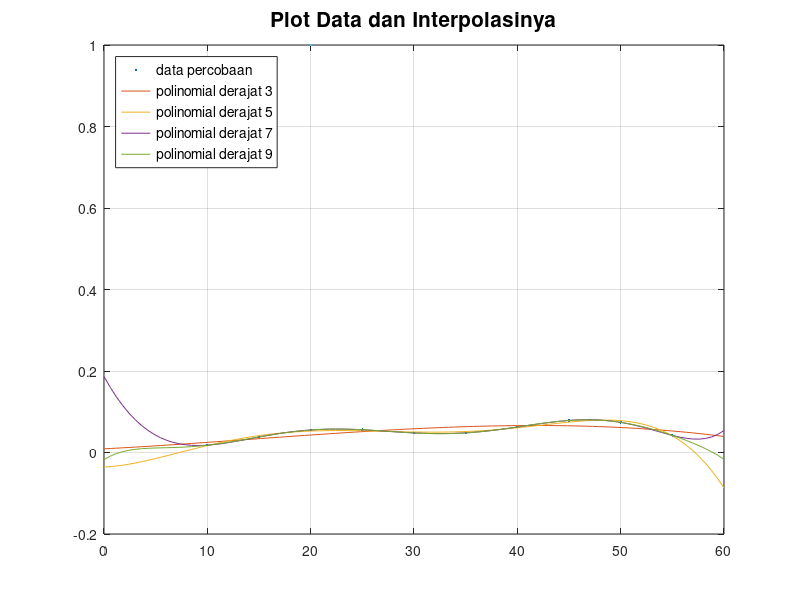

The MATLAB source for this figure:
clc
clear all

%data percobaan
dp = [10            0.01794775
15             0.03808997
20             0.05516225
20             0.05516225
25             0.05598281
30             0.04795629
35             0.04807485
40             0.06273566
45             0.07853982
50             0.07395442
55             0.04201338];

nn = size(dp);
n = nn(1,1);

for i=1:n
 x(i) = dp(i,1);
 y(i) = dp(i,2);
end

%data x untuk plot

max = 60;
min = 0;

n0 = 100; %jumlah data
x0 = min:(max-min)/(n0-1):max;

%%fungsi polinomial%%

%orde 3

a3 = [8.9837134848484990E-003
   1.3244783881118901E-003
   3.4878087878787730E-005
  -8.0858097902097699E-007];

y3 = zeros([n0 1]);

for i=1:n0
    for j=1:4
        y3(i) = y3(i) + a3(j)*x0(i)^(j-1);
    end
end

%orde 5

a5 = [-3.5578006393798829E-002
   1.0619961883994427E-003
   8.8021860020276108E-004
  -5.8623326993851915E-005
   1.3620461940544838E-006
  -1.0639517550537521E-008];

y5 = zeros([n0 1]);

for i=1:n0
    for j=1:6
        y5(i) = y5(i) + a5(j)*x0(i)^(j-1);
    end
end

%orde 7

a7 = [0.18647490708191194     
  -4.6318235667165010E-002
   4.0076386811539466E-003
  -8.9855952489531894E-005
  -3.2305315366267318E-006
   1.9128144895704346E-007
  -3.2528728395514216E-009
   1.8761882791405654E-011];

y7 = zeros([n0 1]);

for i=1:n0
    for j=1:8
        y7(i) = y7(i) + a7(j)*x0(i)^(j-1);
    end
end

%orde9

a9 = [-1.7400076958852716E-002
   1.5902090578251694E-002
  -3.3937470904475552E-003
   3.3515641672599142E-004
  -1.3651779377898548E-005
   1.1203196447739404E-007
   8.2873938863914494E-009
  -2.7449233577996040E-010
   3.3197095109260723E-012
  -1.4602161647973160E-014];

y9 = zeros([n0 1]);

for i=1:n0
    for j=1:10
        y9(i) = y9(i) + a9(j)*x0(i)^(j-1);
    end
end

plot(x,y,'.',x0,y3,x0,y5,x0,y7,x0,y9,MarkerSize=20,LineWidth=1)
title  ('Plot Data dan Interpolasinya','FontSize',15)
legend ('data percobaan','polinomial derajat 3','polinomial derajat 5','polinomial derajat 7','polinomial derajat 9','location','northwest','FontSize',10)
grid on